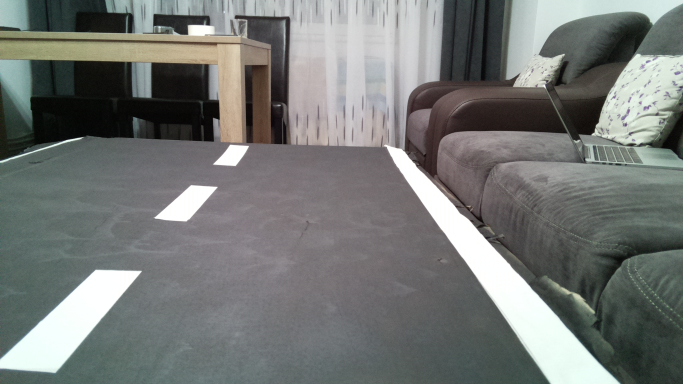
#> input picture imgPro/img/poza_test3.jpg, 1366 x 768 px (shown at 1/2 size)
$ python laneLineDet.py
#> lines starting #> are read from the running program, lines starting #| are printed output that depends on the picture; after the words box and inside, x2 and y2 are one past the last pixel; in counts of white or black regions, pixels touching at a corner belong together
import matplotlib.pyplot as plt
import matplotlib.image as mpimg
import numpy as np
import cv2

def region_of_interest(img, vertices):

    # Define a blank matrix that matches the image height/width.
    mask = np.zeros_like(img)
    # Retrieve the number of color channels of the image.
    #channel_count = img.shape[2]
    # Create a match color with the same color channel counts.
    match_mask_color = (255)
    # Fill inside the polygon
    cv2.fillPoly(mask, vertices, match_mask_color)
    # Returning the image only where mask pixels match
    masked_image = cv2.bitwise_and(img, mask)
    return masked_image

def draw_lines(img, lines, color=[255, 0, 0], thickness=3):
    # If there are no lines to draw, exit.
    if lines is None:
            return
    # Make a copy of the original image
    img = np.copy(img)
    # Create a blank image that matches the original in size.
    line_img = np.zeros(
        (
            img.shape[0],
            img.shape[1],
            3
        ),
        dtype=np.uint8,
    )
    # Loop over all lines and draw them on the blank image.
    for line in lines:
        for x1, y1, x2, y2 in line:
            cv2.line(line_img, (x1, y1), (x2, y2), color, thickness)
    # Merge the image with the lines onto the original.
    img = cv2.addWeighted(img, 0.8, line_img, 1.0, 0.0)
    # Return the modified image.
    return img
''' TREBUIE INSTALAT PILLOW PENTRU JPG '''

image = mpimg.imread('img/poza_test3.jpg')
#> image is the input picture: shape (768, 1366, 3); mean R, G, B 116.6, 119.6, 117.3
height, width = image.shape[:2]
#> height = 768; width = 1366

region_of_interest_vertices = [
    (0, height),
    (width/3 ,height/3),
    (width/1.7 ,height/3),
    (width, height),
]


gray_image = cv2.cvtColor(image, cv2.COLOR_RGB2GRAY)
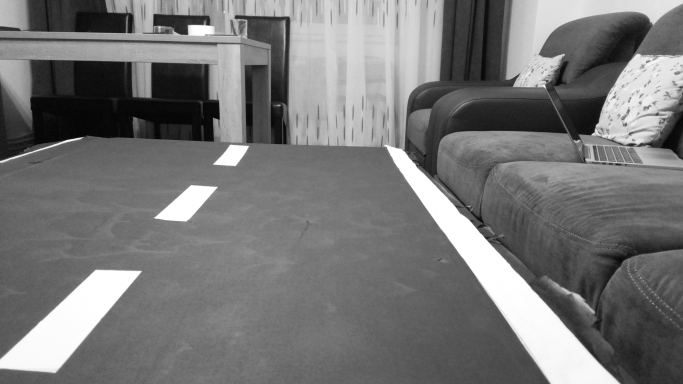
#> gray_image: shape (768, 1366) (shown at 1/2 size); min 2, max 255, mean 118.4
cannyed_image = cv2.Canny(gray_image, 100, 200)
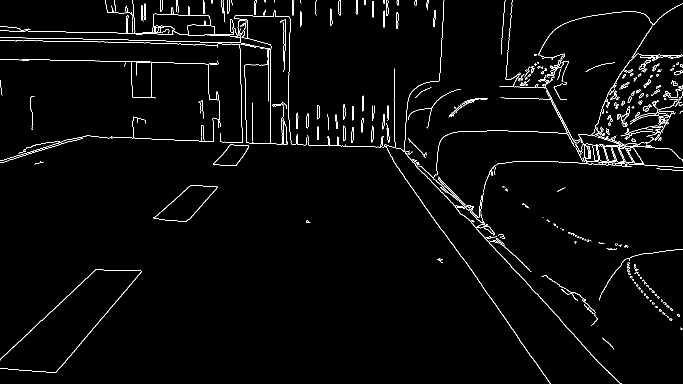
#> cannyed_image: shape (768, 1366) (shown at 1/2 size); 2.3% white in thin lines or dots
'''
AICI PUTEM VERIFICA MATRICE IN LOC DE CANNY; RAMANE DE VAZUT
'''
# Moved the cropping operation to the end of the pipeline.
cropped_image = region_of_interest(
    cannyed_image,
    np.array([region_of_interest_vertices], np.int32)
)
#> in region_of_interest, `cv2.fillPoly(mask, vertices, match_mask_color)`:
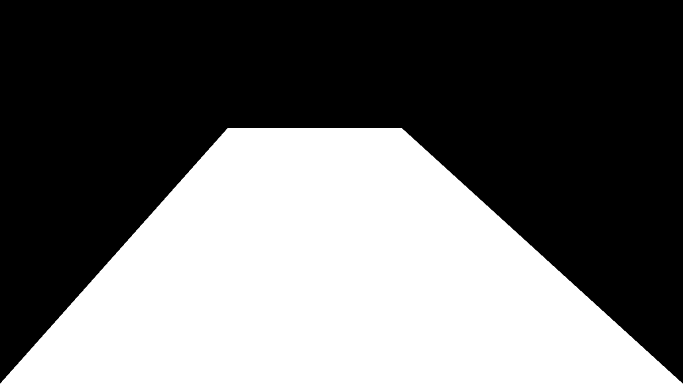
#> mask: shape (768, 1366) (shown at 1/2 size); 41.9% white; 1 white region, box (x1, y1, x2, y2) and area: (0, 256, 1366, 768) 439066
#> in region_of_interest, `masked_image = cv2.bitwise_and(img, mask)`:
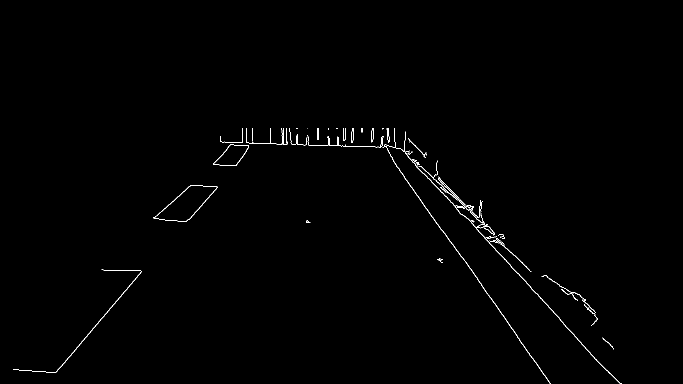
#> masked_image: shape (768, 1366) (shown at 1/2 size); 0.54% white in thin lines or dots, all inside (x1, y1, x2, y2) = (26, 256, 1244, 768)
plt.figure()
plt.imshow(cropped_image)
plt.show()
lines = cv2.HoughLinesP(
    cropped_image,
    rho=6,
    theta=np.pi / 60,
    threshold=400,
    lines=np.array([]),
    minLineLength=100,
    maxLineGap=300
)
#> lines = [[774, 256, 1199, 727], [743, 267, 997, 617], [776, 257, 1062, 543], [743, 261, 1189, 622], [775, 262, 929, 433], [743, 268, 1017, 646], [789, 271, 1208, 736], [258, 571, 541, 256]]
line_image = draw_lines(image, lines)
#> the loop in draw_lines, `for line in lines:` made 8 passes
#> after the loop in draw_lines, `for line in lines:`:
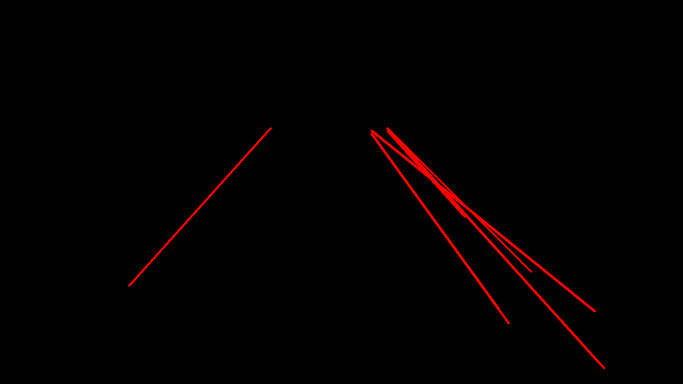
#> line_img: shape (768, 1366, 3) (shown at 1/2 size); mean of channels 0, 1, 2 3, 0, 0; drawn as R, G, B
#> in draw_lines, `img = cv2.addWeighted(img, 0.8, line_img, 1.0, 0.0)`:
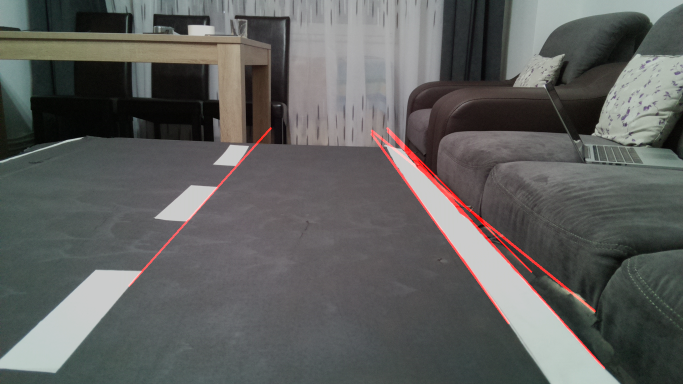
#> img: shape (768, 1366, 3) (shown at 1/2 size); mean R, G, B 95.1, 95.6, 93.8
plt.figure()
plt.imshow(line_image)
plt.show()

$ run again, with imgPro/img/217875-3-projectphoto.jpg copied over imgPro/img/poza_test3.jpg
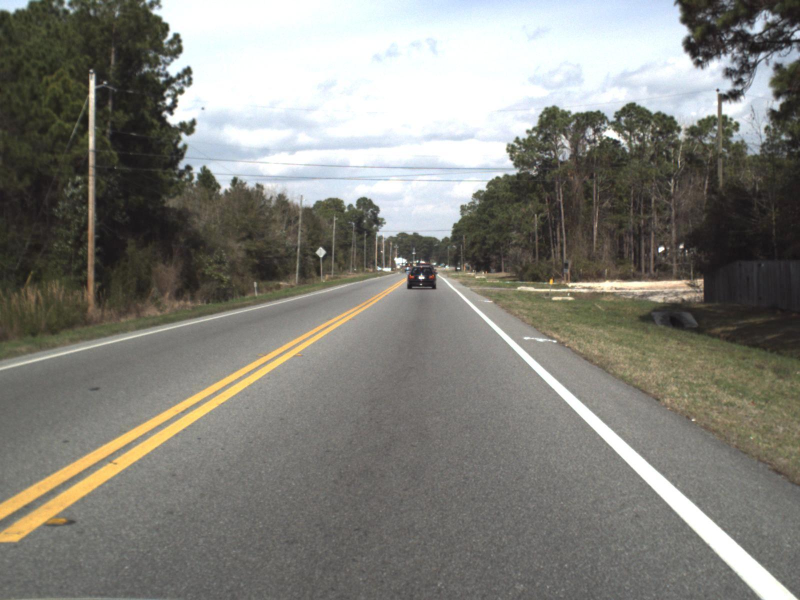
#> input picture imgPro/img/217875-3-projectphoto.jpg, 1600 x 1200 px (shown at 1/2 size)
#> image is the input picture: shape (1200, 1600, 3); mean R, G, B 129.2, 128.6, 122.1
#> `cannyed_image = cv2.Canny(gray_image, 100, 200)`:
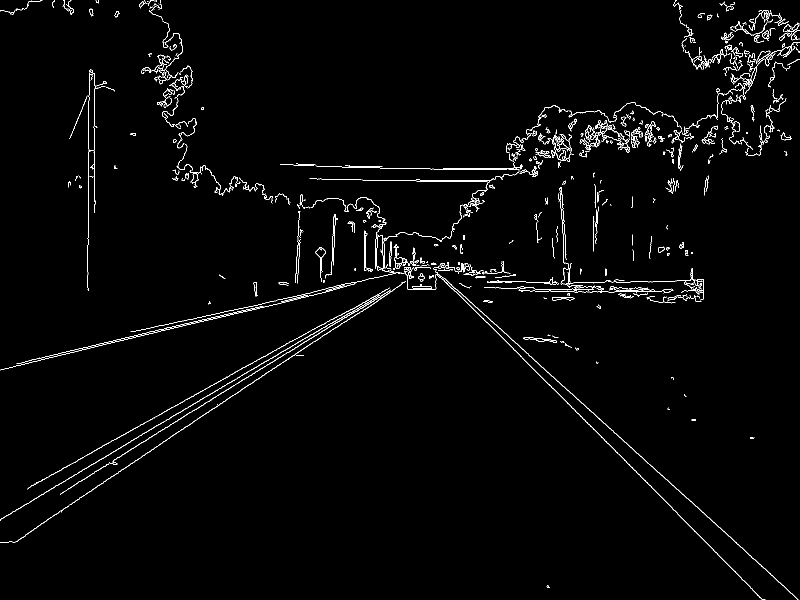
#> cannyed_image: shape (1200, 1600) (shown at 1/2 size); 1.8% white in thin lines or dots
#> mask: shape (1200, 1600); 41.9% white; 1 white region, box (x1, y1, x2, y2) and area: (0, 400, 1600, 1200) 803929
#> masked_image: shape (1200, 1600); 0.66% white in thin lines or dots, all inside (x1, y1, x2, y2) = (115, 400, 1597, 1199)
#> lines = 28 rows, first 6: [713, 402, 888, 560], [713, 400, 1406, 1024], [745, 416, 1527, 1198], [277, 872, 442, 776], [642, 663, 921, 502], [195, 971, 924, 497]
#> the loop in draw_lines, `for line in lines:` made 28 passes
#> in draw_lines, `img = cv2.addWeighted(img, 0.8, line_img, 1.0, 0.0)`:
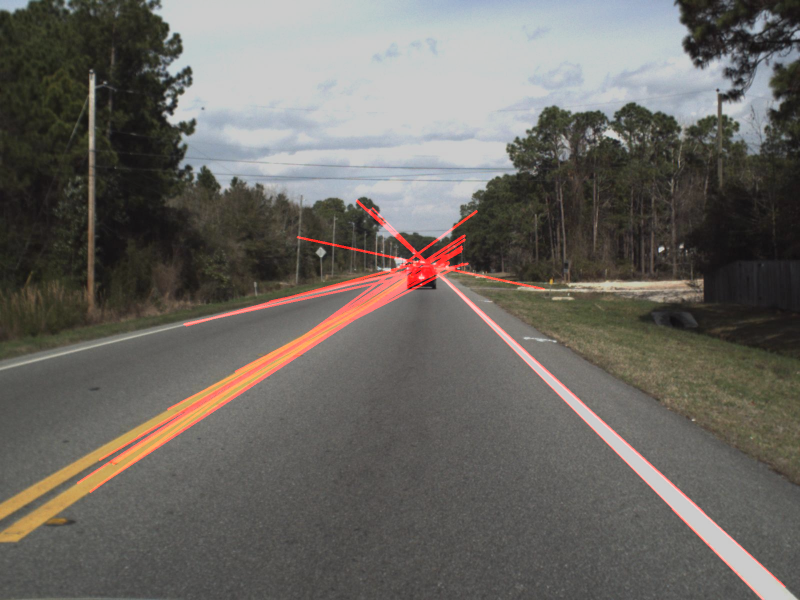
#> img: shape (1200, 1600, 3) (shown at 1/2 size); mean R, G, B 106.2, 102.8, 97.7

$ run again, with imgPro/img/NH_6841.jpg copied over imgPro/img/poza_test3.jpg
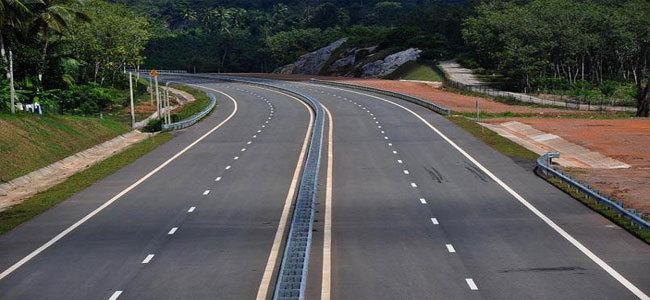
#> input picture imgPro/img/NH_6841.jpg, 650 x 300 px
#> image is the input picture: shape (300, 650, 3); mean R, G, B 85.2, 84.6, 80.5
#> `cannyed_image = cv2.Canny(gray_image, 100, 200)`:
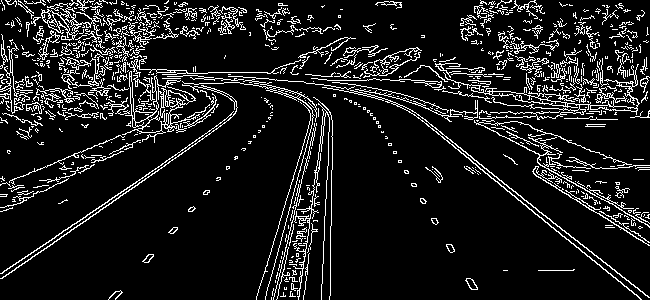
#> cannyed_image: shape (300, 650); 10.9% white in thin lines or dots
#> mask: shape (300, 650); 41.9% white; 1 white region, box (x1, y1, x2, y2) and area: (1, 100, 650, 300) 81642
#> masked_image: shape (300, 650); 1.8% white in thin lines or dots, all inside (x1, y1, x2, y2) = (85, 100, 642, 300)
#> lines = [[276, 299, 318, 103], [87, 219, 236, 110]]
#> the loop in draw_lines, `for line in lines:` made 2 passes
#> in draw_lines, `img = cv2.addWeighted(img, 0.8, line_img, 1.0, 0.0)`:
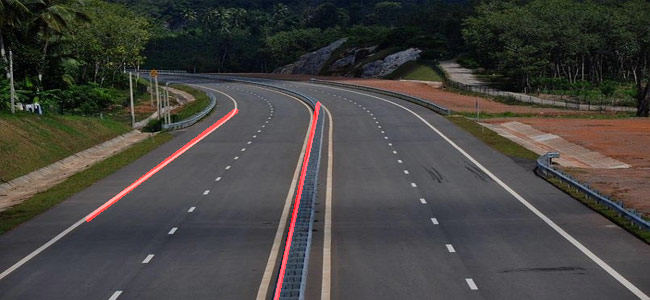
#> img: shape (300, 650, 3); mean R, G, B 69.6, 67.7, 64.4
